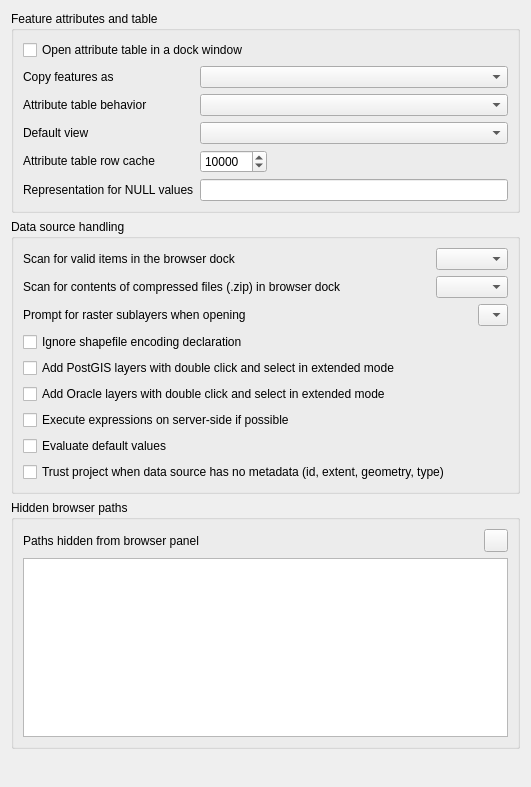
             <widget class="QWidget" name="mOptionsScrollAreaContents_11">
              <property name="geometry">
               <rect>
                <x>0</x>
                <y>0</y>
                <width>531</width>
                <height>787</height>
               </rect>
              </property>
              <layout class="QVBoxLayout" name="verticalLayout_27">
               <item>
                <widget class="QgsCollapsibleGroupBox" name="groupBox_18">
                 <property name="title">
                  <string>Feature attributes and table</string>
                 </property>
                 <layout class="QGridLayout" name="gridLayout_19">
                  <item row="0" column="0" colspan="2">
                   <widget class="QCheckBox" name="cbxAttributeTableDocked">
                    <property name="text">
                     <string>Open attribute table in a dock window</string>
                    </property>
                   </widget>
                  </item>
                  <item row="3" column="1">
                   <widget class="QComboBox" name="cmbAttrTableBehavior">
                    <item>
                     <property name="text">
                      <string/>
                     </property>
                    </item>
                   </widget>
                  </item>
                  <item row="3" column="0">
                   <widget class="QLabel" name="textLabel1_7">
                    <property name="sizePolicy">
                     <sizepolicy hsizetype="Fixed" vsizetype="Fixed">
                      <horstretch>0</horstretch>
                      <verstretch>0</verstretch>
                     </sizepolicy>
                    </property>
                    <property name="text">
                     <string>Attribute table behavior</string>
                    </property>
                   </widget>
                  </item>
                  <item row="6" column="0">
                   <widget class="QLabel" name="label_14">
                    <property name="text">
                     <string>Representation for NULL values</string>
                    </property>
                   </widget>
                  </item>
                  <item row="4" column="1">
                   <widget class="QComboBox" name="mAttrTableViewComboBox"/>
                  </item>
                  <item row="6" column="1">
                   <widget class="QLineEdit" name="leNullValue"/>
                  </item>
                  <item row="5" column="0">
                   <widget class="QLabel" name="textLabel1_12">
                    <property name="sizePolicy">
                     <sizepolicy hsizetype="Fixed" vsizetype="Fixed">
                      <horstretch>0</horstretch>
                      <verstretch>0</verstretch>
                     </sizepolicy>
                    </property>
                    <property name="text">
                     <string>Attribute table row cache</string>
                    </property>
                   </widget>
                  </item>
                  <item row="5" column="1">
                   <layout class="QHBoxLayout" name="horizontalLayout_10">
                    <item>
                     <widget class="QSpinBox" name="spinBoxAttrTableRowCache">
                      <property name="minimum">
                       <number>0</number>
                      </property>
                      <property name="maximum">
                       <number>10000000</number>
                      </property>
                      <property name="singleStep">
                       <number>1000</number>
                      </property>
                      <property name="value">
                       <number>10000</number>
                      </property>
                     </widget>
                    </item>
                    <item>
                     <spacer name="horizontalSpacer_8">
                      <property name="orientation">
                       <enum>Qt::Horizontal</enum>
                      </property>
                      <property name="sizeHint" stdset="0">
                       <size>
                        <width>40</width>
                        <height>20</height>
                       </size>
                      </property>
                     </spacer>
                    </item>
                   </layout>
                  </item>
                  <item row="2" column="1">
                   <widget class="QComboBox" name="mComboCopyFeatureFormat"/>
                  </item>
                  <item row="4" column="0">
                   <widget class="QLabel" name="label_46">
                    <property name="text">
                     <string>Default view</string>
                    </property>
                   </widget>
                  </item>
                  <item row="2" column="0">
                   <widget class="QLabel" name="label_48">
                    <property name="text">
                     <string>Copy features as</string>
                    </property>
                   </widget>
                  </item>
                 </layout>
                </widget>
               </item>
               <item>
                <widget class="QgsCollapsibleGroupBox" name="groupBox_19">
                 <property name="title">
                  <string>Data source handling</string>
                 </property>
                 <layout class="QVBoxLayout" name="verticalLayout_24">
                  <item>
                   <layout class="QHBoxLayout" name="horizontalLayout_14">
                    <item>
                     <widget class="QLabel" name="label_30">
                      <property name="text">
                       <string>Scan for valid items in the browser dock</string>
                      </property>
                     </widget>
                    </item>
                    <item>
                     <spacer name="horizontalSpacer_12">
                      <property name="orientation">
                       <enum>Qt::Horizontal</enum>
                      </property>
                      <property name="sizeHint" stdset="0">
                       <size>
                        <width>40</width>
                        <height>20</height>
                       </size>
                      </property>
                     </spacer>
                    </item>
                    <item>
                     <widget class="QComboBox" name="cmbScanItemsInBrowser"/>
                    </item>
                   </layout>
                  </item>
                  <item>
                   <layout class="QHBoxLayout" name="horizontalLayout_13">
                    <item>
                     <widget class="QLabel" name="label_29">
                      <property name="text">
                       <string>Scan for contents of compressed files (.zip) in browser dock</string>
                      </property>
                     </widget>
                    </item>
                    <item>
                     <spacer name="horizontalSpacer_11">
                      <property name="orientation">
                       <enum>Qt::Horizontal</enum>
                      </property>
                      <property name="sizeHint" stdset="0">
                       <size>
                        <width>40</width>
                        <height>20</height>
                       </size>
                      </property>
                     </spacer>
                    </item>
                    <item>
                     <widget class="QComboBox" name="cmbScanZipInBrowser">
                      <property name="currentIndex">
                       <number>-1</number>
                      </property>
                     </widget>
                    </item>
                   </layout>
                  </item>
                  <item>
                   <layout class="QHBoxLayout" name="horizontalLayout_12">
                    <item>
                     <widget class="QLabel" name="textLabel1_13">
                      <property name="sizePolicy">
                       <sizepolicy hsizetype="Fixed" vsizetype="Fixed">
                        <horstretch>0</horstretch>
                        <verstretch>0</verstretch>
                       </sizepolicy>
                      </property>
                      <property name="text">
                       <string>Prompt for raster sublayers when opening</string>
                      </property>
                     </widget>
                    </item>
                    <item>
                     <spacer name="horizontalSpacer_10">
                      <property name="orientation">
                       <enum>Qt::Horizontal</enum>
                      </property>
                      <property name="sizeHint" stdset="0">
                       <size>
                        <width>40</width>
                        <height>20</height>
                       </size>
                      </property>
                     </spacer>
                    </item>
                    <item>
                     <widget class="QComboBox" name="cmbPromptRasterSublayers">
                      <item>
                       <property name="text">
                        <string/>
                       </property>
                      </item>
                     </widget>
                    </item>
                   </layout>
                  </item>
                  <item>
                   <widget class="QCheckBox" name="cbxIgnoreShapeEncoding">
                    <property name="toolTip">
                     <string>Disable OGR on-the-fly conversion from declared encoding to UTF-8</string>
                    </property>
                    <property name="text">
                     <string>Ignore shapefile encoding declaration</string>
                    </property>
                   </widget>
                  </item>
                  <item>
                   <widget class="QCheckBox" name="cbxAddPostgisDC">
                    <property name="text">
                     <string>Add PostGIS layers with double click and select in extended mode</string>
                    </property>
                   </widget>
                  </item>
                  <item>
                   <widget class="QCheckBox" name="cbxAddOracleDC">
                    <property name="text">
                     <string>Add Oracle layers with double click and select in extended mode</string>
                    </property>
                   </widget>
                  </item>
                  <item>
                   <widget class="QCheckBox" name="cbxCompileExpressions">
                    <property name="text">
                     <string>Execute expressions on server-side if possible</string>
                    </property>
                   </widget>
                  </item>
                  <item>
                   <widget class="QCheckBox" name="cbxEvaluateDefaultValues">
                    <property name="toolTip">
                     <string>&lt;html&gt;&lt;head/&gt;&lt;body&gt;&lt;p&gt;When digitizing a new feature, default values are retrieved from the database. With this option turned on, the default values will be evaluated at the time of digitizing. With this option turned off, the default values will be evaluated at the time of saving.&lt;/p&gt;&lt;/body&gt;&lt;/html&gt;</string>
                    </property>
                    <property name="text">
                     <string>Evaluate default values</string>
                    </property>
                   </widget>
                  </item>
                  <item>
                   <widget class="QCheckBox" name="cbxTrustProject">
                    <property name="toolTip">
                     <string>&lt;html&gt;&lt;head/&gt;&lt;body&gt;&lt;p&gt;Checking keys, extent and geometry type is expensive for data source not storing metadata (Database views, materialized view...).&lt;/p&gt;&lt;/body&gt;&lt;/html&gt;</string>
                    </property>
                    <property name="text">
                     <string>Trust project when data source has no metadata (id, extent, geometry, type)</string>
                    </property>
                   </widget>
                  </item>
                 </layout>
                </widget>
               </item>
               <item>
                <widget class="QgsCollapsibleGroupBox" name="groupBox_28">
                 <property name="title">
                  <string>Hidden browser paths</string>
                 </property>
                 <layout class="QGridLayout" name="_15">
                  <item row="0" column="0">
                   <widget class="QLabel" name="mSVGLabel_4">
                    <property name="text">
                     <string>Paths hidden from browser panel</string>
                    </property>
                   </widget>
                  </item>
                  <item row="0" column="1">
                   <spacer>
                    <property name="orientation">
                     <enum>Qt::Horizontal</enum>
                    </property>
                    <property name="sizeHint" stdset="0">
                     <size>
                      <width>31</width>
                      <height>20</height>
                     </size>
                    </property>
                   </spacer>
                  </item>
                  <item row="1" column="0" colspan="3">
                   <widget class="QListWidget" name="mListHiddenBrowserPaths">
                    <property name="minimumSize">
                     <size>
                      <width>0</width>
                      <height>120</height>
                     </size>
                    </property>
                   </widget>
                  </item>
                  <item row="0" column="2">
                   <widget class="QToolButton" name="mBtnRemoveHiddenPath">
                    <property name="toolTip">
                     <string>Remove path</string>
                    </property>
                    <property name="text">
                     <string/>
                    </property>
                    <property name="icon">
                     <iconset resource="../../images/images.qrc">
                      <normaloff>:/images/themes/default/symbologyRemove.svg</normaloff>:/images/themes/default/symbologyRemove.svg</iconset>
                    </property>
                   </widget>
                  </item>
                 </layout>
                </widget>
               </item>
               <item>
                <spacer name="verticalSpacer_8">
                 <property name="orientation">
                  <enum>Qt::Vertical</enum>
                 </property>
                 <property name="sizeType">
                  <enum>QSizePolicy::Expanding</enum>
                 </property>
                 <property name="sizeHint" stdset="0">
                  <size>
                   <width>20</width>
                   <height>40</height>
                  </size>
                 </property>
                </spacer>
               </item>
              </layout>
             </widget>
